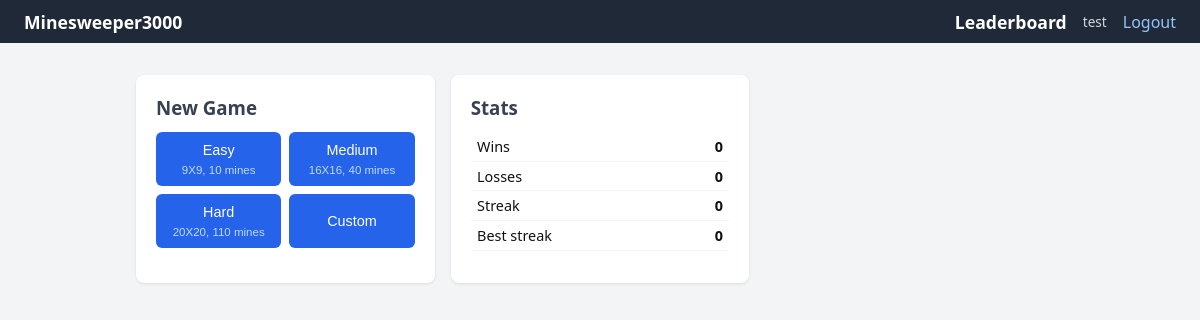
Screenshot of / (signed in) with the database file from the repository.
### models.py (models this page shows)
class User(SQLModel, table=True):
    id: int | None = Field(default = None, primary_key=True)
    name: str
    password: str

class UserStats(SQLModel, table=True):
    id: int = Field(default=None, primary_key=True)
    user_id: int = Field(foreign_key="user.id", unique=True)
    games_won: int = Field(default=0)
    games_lost: int = Field(default=0)
    current_streak: int = Field(default=0)
    best_streak: int = Field(default=0)

### main.py (the view)
@app.get("/", response_class=HTMLResponse)
async def home(request: Request, user: User = Depends(get_active_user), session: Session = Depends(get_session)):
    if not user:
        return RedirectResponse("/login")
    stats  = session.exec(select(UserStats).where(UserStats.user_id == user.id)).first()
    template = "home_partial.html" if request.headers.get("HX-Request") else "home.html"
    return templates.TemplateResponse(request, template, {
         "user": user, "stats": stats, "difficulties": G.difficulties})

### templates/home.html (shortened to what this page needs)
{% extends "index.html" %}
{% block content %}
<div class="home-grid">
    <section class="card">
        <h3>New Game</h3>
        <form hx-post="/game/new" hx-target="#main" hx-swap="innerHTML">
            <div class="diff-buttons">
                {% for name, d in difficulties.items() %}
                <button type="submit" name="difficulty" value="{{ name }}" class="{% if 'Mobile' in name %}mobile{% elif 'easy' in name %}mobile,desktop{% else %}desktop{% endif %}">
                    {{ name|capitalize }}
                    <small>{{ d.rows }}X{{ d.cols }}, {{ d.mines }} mines</small>
                </button>
                {% endfor %}
                <button type="button"
                    onclick="document.getElementById('custom-fields').classList.toggle('hidden')">
                    Custom
                </button>
            </div>
        </form>
    </section>
    <section class="card">
        <h3>Stats</h3>
        <table class="info-table">
            <tr><td>Wins</td> <td>{{ stats.games_won }}</td></tr>
            <tr><td>Losses</td> <td>{{ stats.games_lost }}</td></tr>
            <tr><td>Streak</td> <td>{{ stats.current_streak }}</td></tr>
            <tr><td>Best streak</td> <td>{{ stats.best_streak }}</td></tr>
        </table>
    </section>
</div>
{% endblock %}

### templates/index.html (shortened to what this page needs)
<!DOCTYPE html>
<html lang="pt-br">
    <head>
        <link rel="stylesheet" href="/static/style.css">
    </head>
    <body>
        <nav>
        <a href="/">Minesweeper3000</a>
        {% if user %}
        <div class="nav-right">
            <a href="/leaderboard">Leaderboard</a>
            <span class="nav-user">{{ user.name }}</span>
            <a href="/logout">Logout</a>
        </div>
        {% endif %}
        </nav>
        <main id="main">
            {% block content %}{% endblock %}
        </main>
    </body>
</html>

### static/style.css (style rules this page uses)
*, *::before, *::after { box-sizing: border-box; margin: 0; padding: 0; }
body { font-family: system-ui, sans-serif; background: #f3f4f6; color: #111; }
nav { background: #1f2937; color: white; padding: .6rem 1.5rem; display: flex; flex-direction: column; align-items: flex-start; gap: 1rem; }
nav a { color: #93c5fd; text-decoration: none; }
nav a:first-child { color: white; font-weight: 700; font-size: 1.1rem; }
.nav-right { display: flex; gap: 1rem; align-items: center; }
.nav-user { color: #d1d5db; font-size: .85rem; }
#main { max-width: 960px; margin: 2rem auto; padding: 0 1rem; }
h3 { margin-bottom: .75rem; color: #374151; }
.card { background: white; border-radius: 8px; padding: 1.25rem; box-shadow: 0 1px 3px rgba(0,0,0,.1); }
.home-grid { display: grid; grid-template-columns: 1fr; gap: 1rem; }
button, .btn { display: inline-block; padding: .5rem 1rem; background: #2563eb; color: white; border: none; border-radius: 6px; font-size: .9rem; cursor: pointer; text-decoration: none; }
.diff-buttons { display: flex; gap: .5rem; flex-wrap: wrap; margin-bottom: .5rem; }
.diff-buttons button { flex: 1; min-width: 90px; text-align: center; line-height: 1.4; }
.diff-buttons small { display: block; font-size: .72rem; color: #bfdbfe; margin-top: .1rem; }
.info-table { width: 100%; border-collapse: collapse; margin-bottom: .75rem; }
.info-table td { padding: .3rem .4rem; border-bottom: 1px solid #f3f4f6; font-size: .9rem; }
.info-table td:last-child { text-align: right; font-weight: 600; }
.desktop { display: none; }
@media (min-width: 600px) { nav { flex-direction: row; justify-content: space-between; align-items: center; } }
@media (min-width: 600px) { .home-grid { grid-template-columns: repeat(2, 1fr); } }
@media (min-width: 900px) { .home-grid { grid-template-columns: repeat(3, 1fr); } }
@media (min-width: 600px) { .desktop { display: inline-block; } }

### rows the page displays
User: name "test"
UserStats: games_won "0", games_lost "0", current_streak "0", best_streak "0"

### other values shown
{{ name|capitalize }} "Easy" "Medium" "Hard"
{{ d.rows }} "9" "16" "20"
{{ d.cols }} "9" "16" "20"
{{ d.mines }} "10" "40" "110"
